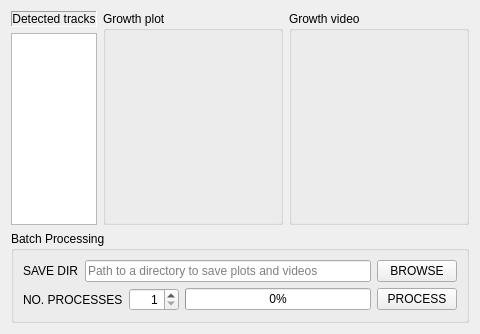
        <widget class="QWidget" name="panel_recording">
         <layout class="QVBoxLayout" name="verticalLayout_12">
          <item>
           <layout class="QHBoxLayout" name="horizontalLayout_7" stretch="1,4,4">
            <item>
             <layout class="QVBoxLayout" name="verticalLayout_9">
              <item>
               <widget class="QLabel" name="label_20">
                <property name="frameShape">
                 <enum>QFrame::Panel</enum>
                </property>
                <property name="frameShadow">
                 <enum>QFrame::Sunken</enum>
                </property>
                <property name="text">
                 <string>Detected tracks</string>
                </property>
                <property name="alignment">
                 <set>Qt::AlignCenter</set>
                </property>
               </widget>
              </item>
              <item>
               <widget class="QListView" name="list_track">
                <property name="sizePolicy">
                 <sizepolicy hsizetype="Expanding" vsizetype="Expanding">
                  <horstretch>0</horstretch>
                  <verstretch>0</verstretch>
                 </sizepolicy>
                </property>
                <property name="minimumSize">
                 <size>
                  <width>0</width>
                  <height>0</height>
                 </size>
                </property>
               </widget>
              </item>
             </layout>
            </item>
            <item>
             <widget class="QGroupBox" name="group_plot">
              <property name="title">
               <string>Growth plot</string>
              </property>
              <layout class="QVBoxLayout" name="verticalLayout_8">
               <item>
                <widget class="QWidget" name="growth_plot" native="true">
                 <property name="sizePolicy">
                  <sizepolicy hsizetype="Expanding" vsizetype="Expanding">
                   <horstretch>0</horstretch>
                   <verstretch>0</verstretch>
                  </sizepolicy>
                 </property>
                </widget>
               </item>
              </layout>
             </widget>
            </item>
            <item>
             <widget class="QGroupBox" name="group_video">
              <property name="title">
               <string>Growth video</string>
              </property>
              <layout class="QVBoxLayout" name="verticalLayout_7">
               <item>
                <widget class="QWidget" name="growth_video" native="true">
                 <property name="sizePolicy">
                  <sizepolicy hsizetype="Expanding" vsizetype="Expanding">
                   <horstretch>0</horstretch>
                   <verstretch>0</verstretch>
                  </sizepolicy>
                 </property>
                </widget>
               </item>
              </layout>
             </widget>
            </item>
           </layout>
          </item>
          <item>
           <widget class="QGroupBox" name="groupBox_11">
            <property name="title">
             <string>Batch Processing</string>
            </property>
            <layout class="QVBoxLayout" name="verticalLayout_11">
             <item>
              <layout class="QHBoxLayout" name="horizontalLayout_6">
               <item>
                <widget class="QLabel" name="label_24">
                 <property name="toolTip">
                  <string>the output directory of the batch processing results</string>
                 </property>
                 <property name="text">
                  <string>SAVE DIR</string>
                 </property>
                </widget>
               </item>
               <item>
                <widget class="QLineEdit" name="save_dir_recording">
                 <property name="minimumSize">
                  <size>
                   <width>200</width>
                   <height>0</height>
                  </size>
                 </property>
                 <property name="dragEnabled">
                  <bool>true</bool>
                 </property>
                 <property name="placeholderText">
                  <string>Path to a directory to save plots and videos</string>
                 </property>
                </widget>
               </item>
               <item>
                <widget class="QPushButton" name="browse_save_recording">
                 <property name="toolTip">
                  <string>Ctrl+S</string>
                 </property>
                 <property name="text">
                  <string>BROWSE</string>
                 </property>
                 <property name="shortcut">
                  <string>Ctrl+S</string>
                 </property>
                </widget>
               </item>
              </layout>
             </item>
             <item>
              <layout class="QHBoxLayout" name="horizontalLayout_11">
               <item>
                <widget class="QLabel" name="label_26">
                 <property name="text">
                  <string>NO. PROCESSES</string>
                 </property>
                </widget>
               </item>
               <item>
                <widget class="QSpinBox" name="nproc_recording">
                 <property name="minimumSize">
                  <size>
                   <width>50</width>
                   <height>0</height>
                  </size>
                 </property>
                 <property name="alignment">
                  <set>Qt::AlignRight|Qt::AlignTrailing|Qt::AlignVCenter</set>
                 </property>
                 <property name="minimum">
                  <number>1</number>
                 </property>
                 <property name="value">
                  <number>1</number>
                 </property>
                </widget>
               </item>
               <item>
                <widget class="QProgressBar" name="recording_progress">
                 <property name="value">
                  <number>0</number>
                 </property>
                 <property name="alignment">
                  <set>Qt::AlignCenter</set>
                 </property>
                </widget>
               </item>
               <item>
                <widget class="QPushButton" name="run_recording">
                 <property name="toolTip">
                  <string>Ctrl+F5</string>
                 </property>
                 <property name="text">
                  <string>PROCESS</string>
                 </property>
                 <property name="shortcut">
                  <string>Ctrl+F5</string>
                 </property>
                </widget>
               </item>
              </layout>
             </item>
            </layout>
           </widget>
          </item>
         </layout>
        </widget>
